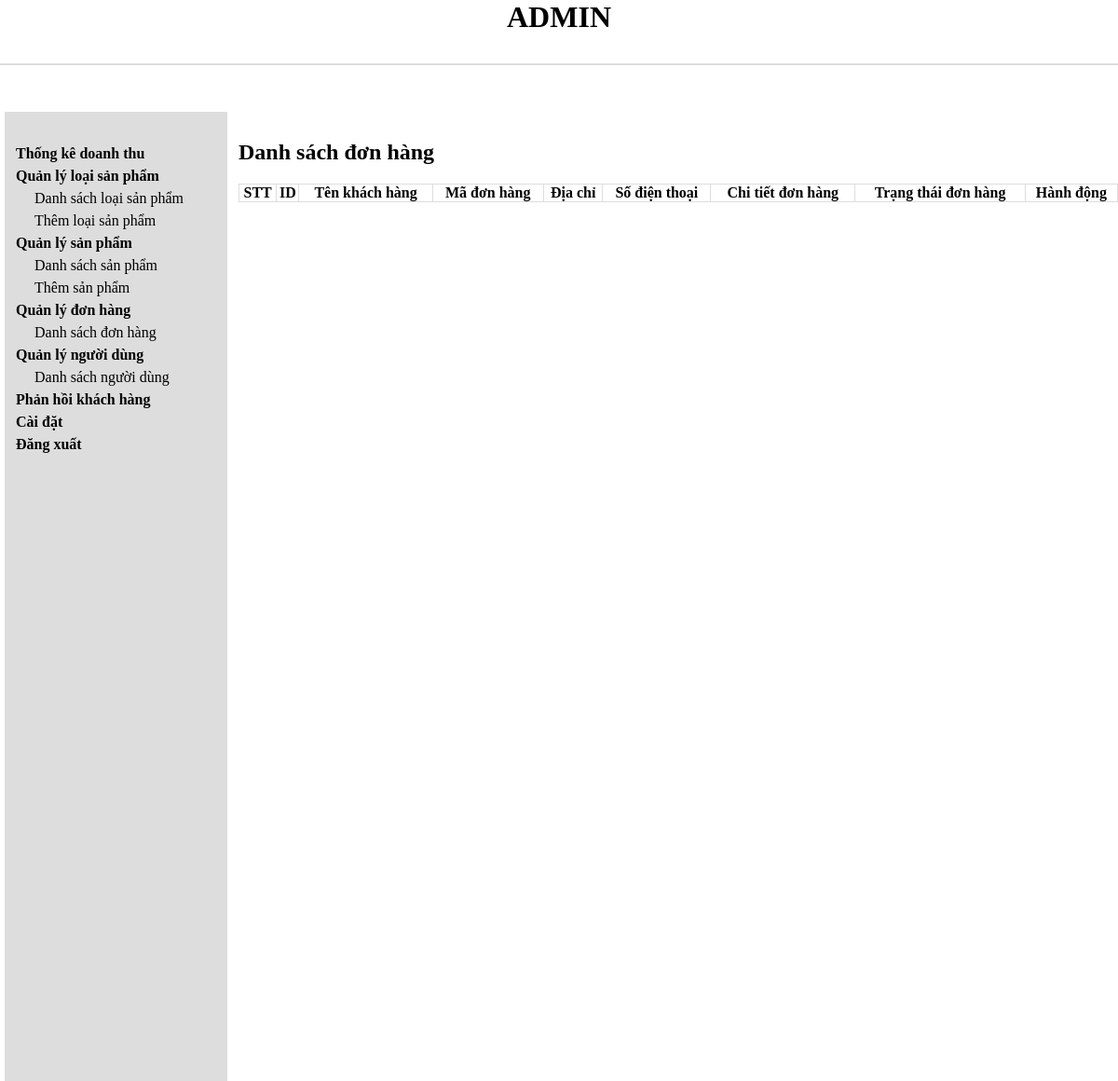
/donhang/cartlist.php (signed in), run on an earlier commit of the app's database.
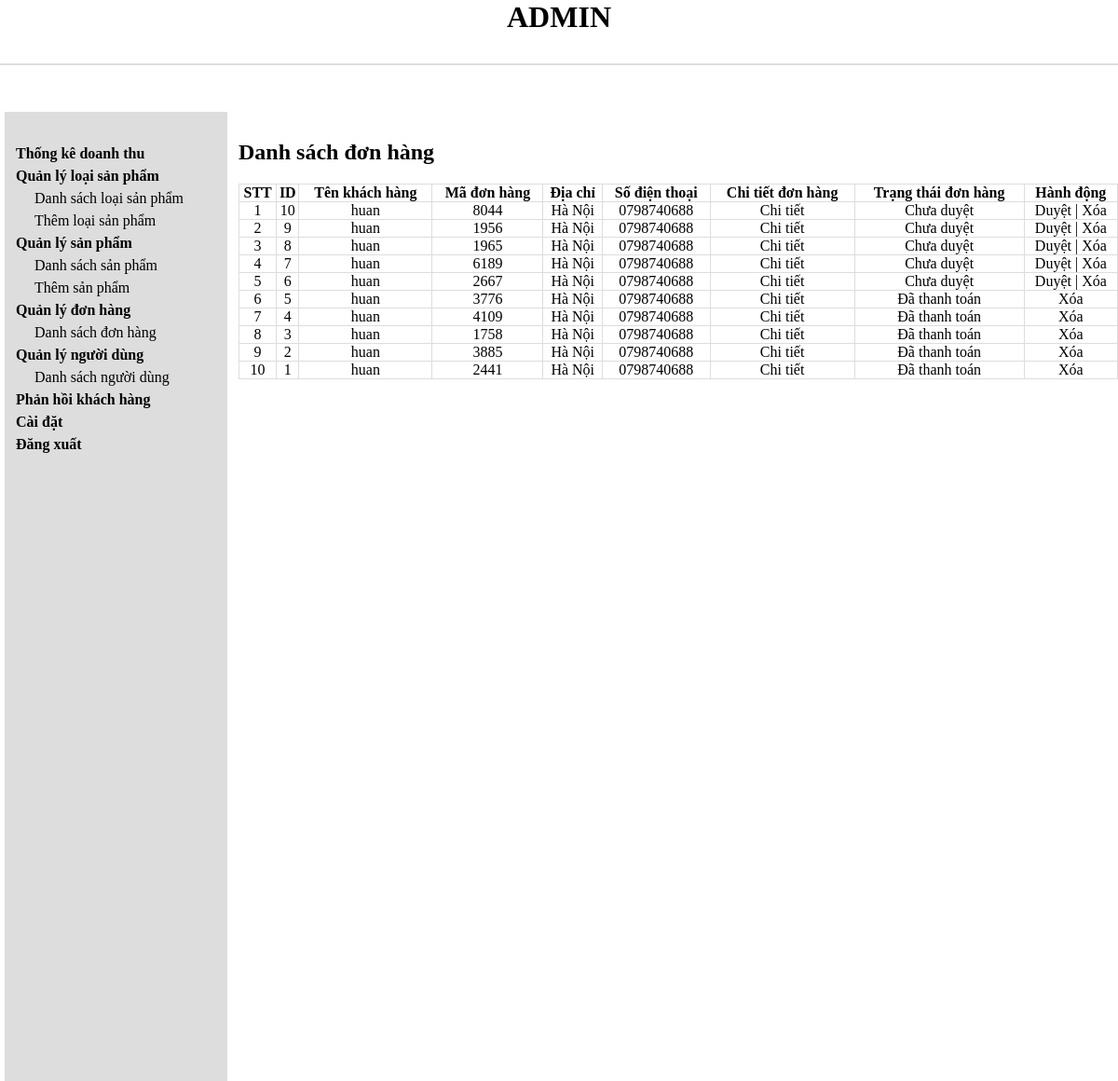
And on a later commit of the database.
### tables this page shows
CREATE TABLE `cart` (
  `cart_id` int(11) NOT NULL,
  `user_id` int(11) NOT NULL,
  `cart_code` varchar(10) NOT NULL,
  `cart_status` tinyint(1) DEFAULT NULL,
  `cart_date` datetime DEFAULT current_timestamp(),
  `total_amount` decimal(10,2) NOT NULL DEFAULT 0.00,
  `cart_payment` varchar(20) NOT NULL
);

CREATE TABLE `users` (
  `user_id` int(11) NOT NULL,
  `user` varchar(255) NOT NULL,
  `email` varchar(255) NOT NULL,
  `pass` varchar(255) NOT NULL,
  `created_at` timestamp NOT NULL DEFAULT current_timestamp(),
  `role` tinyint(1) NOT NULL DEFAULT 0,
  `address` varchar(200) NOT NULL,
  `phone` varchar(20) NOT NULL
);

### database/database.php (called while the page is built, shortened)
<?php
class Database {
    private $host = "localhost";
    private $user = "root";
    private $pass = "";
    private $dbname = "clothing_store";
    public $conn;
    public function connect() {
        $this->conn = new mysqli($this->host, $this->user, $this->pass, $this->dbname);
    }
    public function select($query) {
        $result = $this->conn->query($query) or
        die($this->conn->error . __LINE__);
        if ($result->num_rows > 0) {
            return $result;
        } else {
            return false;
        }
    }
}
?>

### class/cart_class.php (called while the page is built, shortened)
<?php
include "../database/database.php";
?>
<?php
class cart
{
    private $db;
    public function __construct()
    {
        $this->db = new Database;
    }
    public function show_cart()
    {
        $query = "SELECT cart.cart_id, cart.cart_code, cart.cart_status AS cart_status, users.user AS user, users.address, users.phone
              FROM cart
              JOIN users ON cart.user_id = users.user_id
              ORDER BY cart.cart_id DESC";
        $result = $this->db->select($query);
        return $result;
    }
}
?>

### donhang/cartlist.php (the view, shortened to what this page needs)
<?php
include "../database/header.php";
include '../database/sidebar.php';
include "../class/cart_class.php";
?>
<?php
$cart = new cart;
$show_cart = $cart->show_cart();
?>
<div class="admin-content-right">
    <div class="admin-content-right-cartegory_list">
        <h1>Danh sách đơn hàng</h1>
        <table>
            <tr>
                <th>STT</th>
                <th>ID</th>
                <th>Tên khách hàng</th>
                <th>Mã đơn hàng</th>
                <th>Địa chỉ</th>
                <th>Số điện thoại</th>
                <th>Chi tiết đơn hàng</th>
                <th>Trạng thái đơn hàng</th>
                <th>Hành động</th>
            </tr>
            <?php
            if ($show_cart) {
                $i = 0;
                while ($result = $show_cart->fetch_assoc()) {
                    $i++;
            ?>
                    <tr>
                        <td><?php echo $i ?></td>
                        <td><?php echo $result['cart_id'] ?></td>
                        <td><?php echo $result['user'] ?></td>
                        <td><?php echo $result['cart_code'] ?></td>
                        <td><?php echo $result['address'] ?></td>
                        <td><?php echo $result['phone'] ?></td>
                        <td>
                            <a href="cartdetail.php?code=<?php echo $result['cart_code']; ?>">Chi tiết</a>
                        </td>
                        <td>
                            <?php
                            switch ($result['cart_status']) {
                                case '0':
                                    echo "Chưa duyệt";
                                    break;
                                case '2':
                                    echo "Đã thanh toán";
                                    break;
                            }
                            ?>
                        </td>
                        <td>
                            <?php
                            if ($result['cart_status'] == 0) {
                            ?>
                                <a href="cartapprove.php?cart_id=<?php echo $result['cart_id']; ?>">Duyệt</a> |
                                <a href="cartdelete.php?cart_id=<?php echo $result['cart_id']; ?>" onclick="return confirm('Bạn có chắc chắn muốn xóa đơn hàng này?')">Xóa</a>
                            <?php
                            } elseif ($result['cart_status'] == 1) {
                            ?>
                                <a href="cartconfirm.php?cart_id=<?php echo $result['cart_id']; ?>">Xác nhận</a> |
                                <a href="cartdelete.php?cart_id=<?php echo $result['cart_id']; ?>" onclick="return confirm('Bạn có chắc chắn muốn xóa đơn hàng này?')">Xóa</a>
                            <?php
                            } elseif ($result['cart_status'] == 2) {
                            ?>
                                <a href="cartdelete.php?cart_id=<?php echo $result['cart_id']; ?>" onclick="return confirm('Bạn có chắc chắn muốn xóa đơn hàng này?')">Xóa</a>
                            <?php
                            }
                            ?>
                        </td>
                    </tr>
            <?php
                }
            }
            ?>
        </table>
    </div>
</div>
</body>
</html>

### database/header.php (shortened to what this page needs)
<!DOCTYPE html>
<html lang="en">
<head>
    <link rel="stylesheet" href="../styles_admin.css">
<body>
   <header>
    <h1>ADMIN</h1>
   </header>

### database/sidebar.php (shortened to what this page needs)
<section class="admin-content">
        <div class="admin-content-left">
            <ul>
                <li><a href="../thongke/index.php">Thống kê doanh thu</a></li>
                <li class="has-submenu">
                    <a href="">Quản lý loại sản phẩm</a>
                    <ul class="submenu">
                        <li><a href="../loaisanpham/brandlist.php">Danh sách loại sản phẩm</a></li>
                        <li><a href="../loaisanpham/brandadd.php">Thêm loại sản phẩm</a></li>
                    </ul>
                </li>
                <li class="has-submenu">
                    <a href="">Quản lý sản phẩm</a>
                    <ul class="submenu">
                        <li><a href="../sanpham/productlist.php">Danh sách sản phẩm</a></li>
                        <li><a href="../sanpham/productadd.php">Thêm sản phẩm</a></li>
                    </ul>
                </li>
                <li class="has-submenu">
                    <a href="">Quản lý đơn hàng</a>
                    <ul class="submenu">
                        <li><a href="../donhang/cartlist.php">Danh sách đơn hàng</a></li>
                    </ul>
                </li>
                <li class="has-submenu">
                    <a href="">Quản lý người dùng</a>
                    <ul class="submenu">
                        <li><a href="../user/userlist.php">Danh sách người dùng</a></li>
                    </ul>
                </li>
                <li><a href="feedback.php">Phản hồi khách hàng</a></li>
                <li><a href="setting.php">Cài đặt</a></li>
                <li><a href="../login/login.php?act=logout" onclick="return confirm('Bạn có chắc chắn muốn đăng xuất không?')">Đăng xuất</a></li>
            </ul>
        </div>

### styles_admin.css (style rules this page uses)
* { margin: 0; padding: 0; box-sizing: border-box; color: black; outline: none; }
a { text-decoration: none; }
ul { list-style: none; }
header { height: 70px; width: 100vw; border-bottom: 2px solid #ddd; text-align: center; }
.admin-content { padding-top: 50px; display: flex; }
.admin-content-left { margin-left: 5px; background-color: #ddd; width: 20%; height: 130vh; padding: 30px 0 0 12px; }
.admin-content-left > ul> li> a { font-weight: bold; }
.admin-content-left ul li { margin: 6px 0; }
.admin-content-left ul ul { margin-left: 20px; }
.admin-content-right { width: 80%; padding: 30px 0 0 12px; display: grid; }
.admin-content-right-cartegory_list table { width: 100%; text-align: center; margin-top: 20px; }
.admin-content-right-cartegory_list table tr th,td { border: 1px solid #dddddd; }
table { border-collapse: collapse; }

What changed in the data, as far as the page shows it:
added cart: cart_id "10", user.user "huan", cart_code "8044", user.address "Hà Nội", user.phone "0798740688", cart_status "Chưa duyệt"
added cart: cart_id "9", user.user "huan", cart_code "1956", user.address "Hà Nội", user.phone "0798740688", cart_status "Chưa duyệt"
added cart: cart_id "8", user.user "huan", cart_code "1965", user.address "Hà Nội", user.phone "0798740688", cart_status "Chưa duyệt"
added cart: cart_id "7", user.user "huan", cart_code "6189", user.address "Hà Nội", user.phone "0798740688", cart_status "Chưa duyệt"
added cart: cart_id "6", user.user "huan", cart_code "2667", user.address "Hà Nội", user.phone "0798740688", cart_status "Chưa duyệt"
added cart: cart_id "5", user.user "huan", cart_code "3776", user.address "Hà Nội", user.phone "0798740688", cart_status "Đã thanh toán"
added cart: cart_id "4", user.user "huan", cart_code "4109", user.address "Hà Nội", user.phone "0798740688", cart_status "Đã thanh toán"
added cart: cart_id "3", user.user "huan", cart_code "1758", user.address "Hà Nội", user.phone "0798740688", cart_status "Đã thanh toán"
added cart: cart_id "2", user.user "huan", cart_code "3885", user.address "Hà Nội", user.phone "0798740688", cart_status "Đã thanh toán"
added cart: cart_id "1", user.user "huan", cart_code "2441", user.address "Hà Nội", user.phone "0798740688", cart_status "Đã thanh toán"
